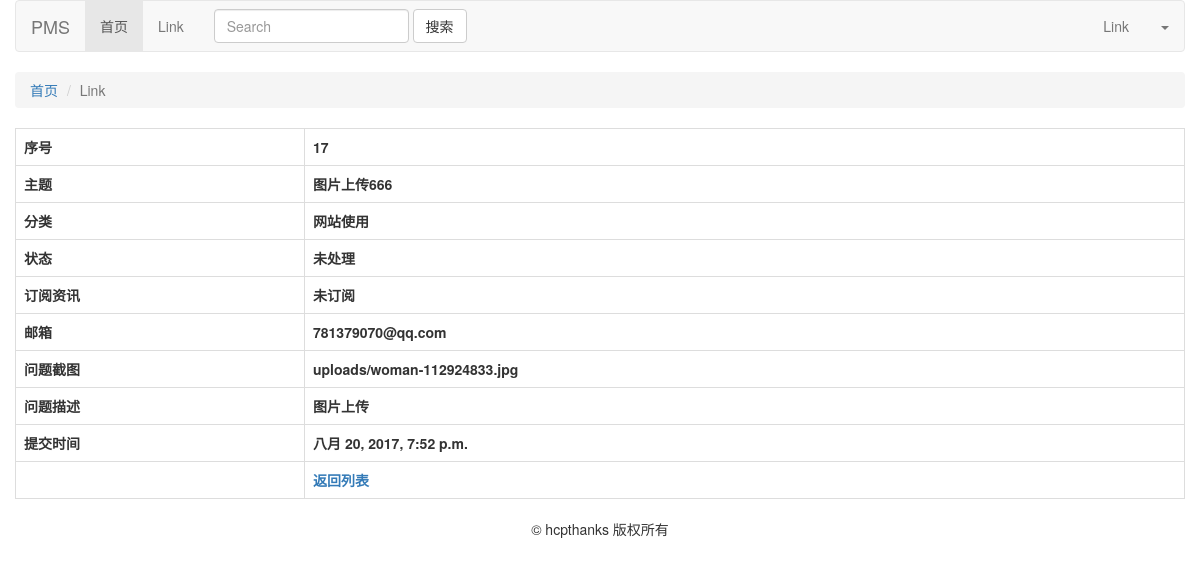
The page /feedback/17/ on the database its author committed.
### feedback/models.py (models this page shows)
class Feedback(models.Model):
    CATEGORIES = (
        ('产品质量', '产品质量'),
        ('网站使用', '网站使用'),
        ('支付购买', '支付购买'),
        ('客户服务', '客户服务'),
    )
    STATUS = (
        ('未处理', '未处理'),
        ('处理中', '处理中'),
        ('已处理', '已处理'),
    )
    subject = models.CharField('主题', max_length=100)
    category = models.CharField('分类', choices=CATEGORIES, max_length=20)
    username = models.CharField('姓名', max_length=50)
    email = models.EmailField('邮箱', max_length=100)
    screenshot = models.FileField('问题截图',upload_to='uploads/')
    description = models.TextField('问题描述')
    subscription = models.BooleanField('是否订阅', default=True)
    status = models.CharField('处理状态', choices=STATUS, max_length=20)
    posted_time = models.DateTimeField('提交时间', auto_now_add=True)

### feedback/views.py (the view)
# urls.py: url('^(?P<fid>\d{1,4})/$', view=views.feedback_editor, name='feedback_editor'),
def feedback_editor(request,fid):
    feedback = get_object_or_404(Feedback, pk=fid)
    return render(request, 'feedback/feedback-editor.html', {'item': feedback})

### feedback/templates/feedback/feedback-editor.html
{% extends 'feedback/base.html' %}
{% block main_content %}
<table class="table table-bordered">
    <tr>
        <th>序号</th>
        <th>{{ item.id }}</th>
    </tr>
    <tr>
        <th>主题</th>
        <th>{{ item.subject}}</th>
    </tr>
    <tr>
        <th>分类</th>
        <th>{{ item.category }}</th>
    </tr>
    <tr>
        <th>状态</th>
        <th>{{ item.status }}</th>
    </tr>
    <tr>
        <th>订阅资讯</th>
        <th>{{ item.subscription|yesno:'已订阅, 未订阅' }}</th>
    </tr>
    <tr>
        <th>邮箱</th>
        <th>{{ item.email }}</th>
    </tr>
    <tr>
        <th>问题截图</th>
        <th>{{ item.screenshot }}</th>
    </tr>
    <tr>
        <th>问题描述</th>
        <th>{{ item.description }}</th>
    </tr>
    <tr>
        <th>提交时间</th>
        <th>{{ item.posted_time }}</th>
    </tr>
    <tr>
        <th></th>
        <th>
            <a href="{% url 'feedback:feedback_list' %}">返回列表</a>
        </th>
    </tr>
</table>
{% endblock %}

### rows shown on the page
Feedback: id "17", subject "图片上传666", category "网站使用", status "未处理", subscription "未订阅", email "781379070@qq.com", screenshot "uploads/woman-112924833.jpg", description "图片上传", posted_time "八月 20, 2017, 7:52 p.m."
